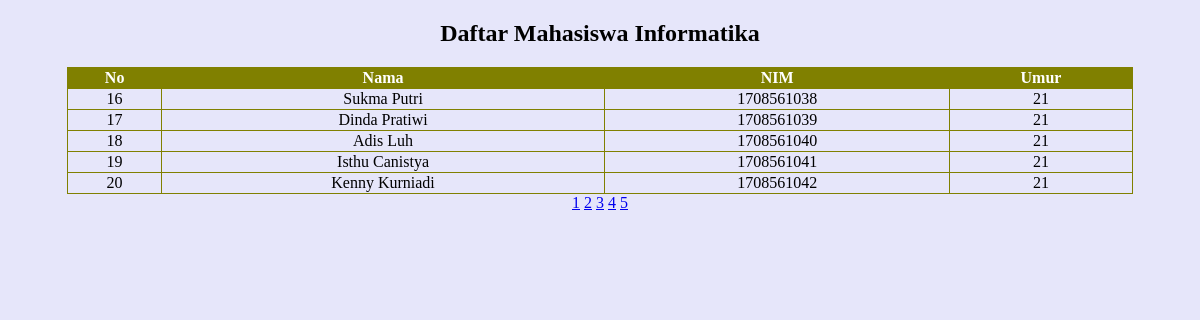
The app's page /?halaman=4 with its own data.
### tables this page shows
CREATE TABLE `mahasiswa` (
  `id` int(11) NOT NULL,
  `name` varchar(100) NOT NULL,
  `nim` varchar(100) NOT NULL,
  `age` int(10) NOT NULL
);

### index.php (the view, shortened to what this page needs)
<?php
    include 'koneksi.php';
?>
<!DOCTYPE html>
<html lang="en">
<head>
</head>
<link rel="stylesheet" type="text/css" href="style.css">
<body>
    <center>
    <h2>Daftar Mahasiswa Informatika</h2>
    <table border="1" class="lihat-tabel">
        <tr>
            <th>No</th>
            <th>Nama</th>
            <th>NIM</th>
            <th>Umur</th>
        </tr>
        <?php
            $halaman = 5;
            $page = isset($_GET["halaman"]) ? (int)$_GET["halaman"] : 1;
            $mulai = ($page>1) ? ($page * $halaman) - $halaman : 0;
            $result = mysqli_query($mysqli, "SELECT * FROM mahasiswa");
            $total = mysqli_num_rows($result);
            $pages = ceil($total/$halaman);
            $query = mysqli_query($mysqli, "SELECT * FROM mahasiswa LIMIT $mulai, $halaman")or die(mysql_error);
            $no =$mulai+1;
            while ($data = mysqli_fetch_assoc($query)) {
        ?>
        <tr>
            <td><?php echo $no++; ?></td>
            <td><?php echo $data['name']; ?></td>
            <td><?php echo $data['nim']; ?></td>
            <td><?php echo $data['age']; ?></td>
        </tr>
        <?php
        }
        ?>
    </table>
    <div class="">
        <?php for ($i=1; $i<=$pages ; $i++){ ?>
            <a href="?halaman=<?php echo $i; ?>"><?php echo $i; ?></a>
        <?php } ?>
    </div>
    </center>
</body>
</html>

### style.css (style rules this page uses)
body { background-color: lavender; }
.lihat-tabel { text-align: center; border-collapse: collapse; height: 60px; border: 1px solid #808000; margin-top: 15px; width: 90%; }
.lihat-tabel th { background: #808000; color: white; }

### records on screen
mahasiswa: name "Sukma Putri", nim "1708561038", age "21"
mahasiswa: name "Dinda Pratiwi", nim "1708561039", age "21"
mahasiswa: name "Adis Luh", nim "1708561040", age "21"
mahasiswa: name "Isthu Canistya", nim "1708561041", age "21"
mahasiswa: name "Kenny Kurniadi", nim "1708561042", age "21"
